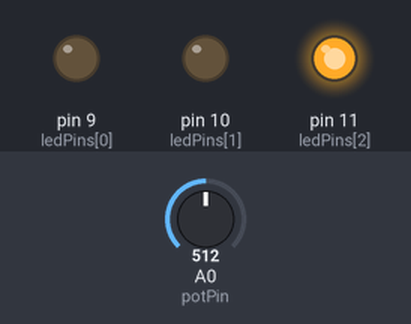
Recording of a sketch running on a simulated Arduino Uno, built with avr-gcc and run on an emulated ATmega328P. Shown: output pins drawn as LEDs (lit = HIGH). The inputs (shaded band) are chosen by the test bench; at power-on: A0 (potPin) = 512.

Above: at 3.8 s.
3.9 s: A0 (potPin) set to 490
At 5.8 s:
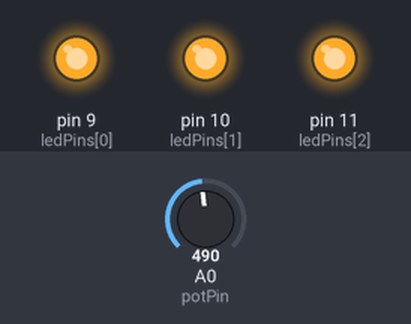
10.5 s: A0 (potPin) set to 510
At 13.6 s:
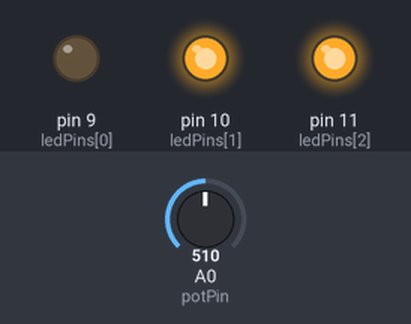
14.5 s: A0 (potPin) set to 306
At 15.8 s:
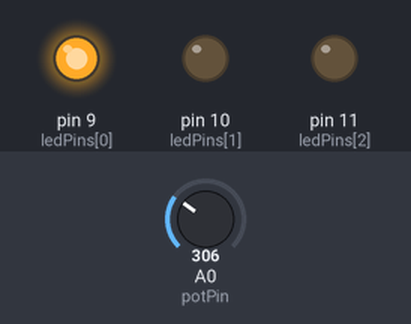
Timing chart, 0 to 25.5 s (numbered marks = the images above; inputs shaded):
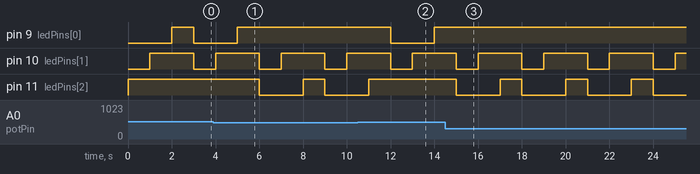

Measured:
- after the input at 3.9 s, pin 9 (ledPins[0]): goes on until 5.0 s, then stays HIGH; pin 11 (ledPins[2]): HIGH → LOW after 2.1 s, → HIGH 2.0 s later, → LOW 1.0 s later
- after the input at 10.5 s, pin 9 (ledPins[0]): HIGH → LOW after 1.5 s, → HIGH 2.0 s later; pin 11 (ledPins[2]): goes on until 11.0 s, then stays HIGH
- after the input at 14.5 s, pin 9 (ledPins[0]): stops changing and stays HIGH; pin 11 (ledPins[2]): alternates HIGH for 1.0 s and LOW for 2.0 s, starting after 0.50 s
- by itself, pin 10 (ledPins[1]): alternates HIGH for 2.0 s and LOW for 1.0 s

The sketch:

ejercicio_2sketch_dec26a.ino
```cpp
const int potPin = A0;  // Pin analógico conectado al potenciómetro
const int ledPins[] = {9, 10, 11};  // Pines digitales conectados a los LEDs
int potValue;

void setup() {
  for (int i = 0; i < 3; i++) {
    pinMode(ledPins[i], OUTPUT);
    digitalWrite(ledPins[i], LOW);
  }
}

void loop() {
  // Lectura del valor del potenciómetro
  potValue = analogRead(potPin);

  // Secuencia #1: Encender LEDs de izquierda a derecha
  if (potValue >= 0 && potValue <= 500) {
    for (int i = 0; i < 3; i++) {
      digitalWrite(ledPins[i], HIGH);
      delay(1000);
    }
  }

  // Secuencia #2: Encender un LED a la vez de derecha a izquierda
  else if (potValue > 500 && potValue <= 1000) {
    for (int i = 2; i >= 0; i--) {
      digitalWrite(ledPins[i], HIGH);
      delay(1000);
    }
  }

  // Apagar todos los LEDs al final de cada secuencia
  for (int i = 0; i < 3; i++) {
    digitalWrite(ledPins[i], LOW);
  }
}
```
